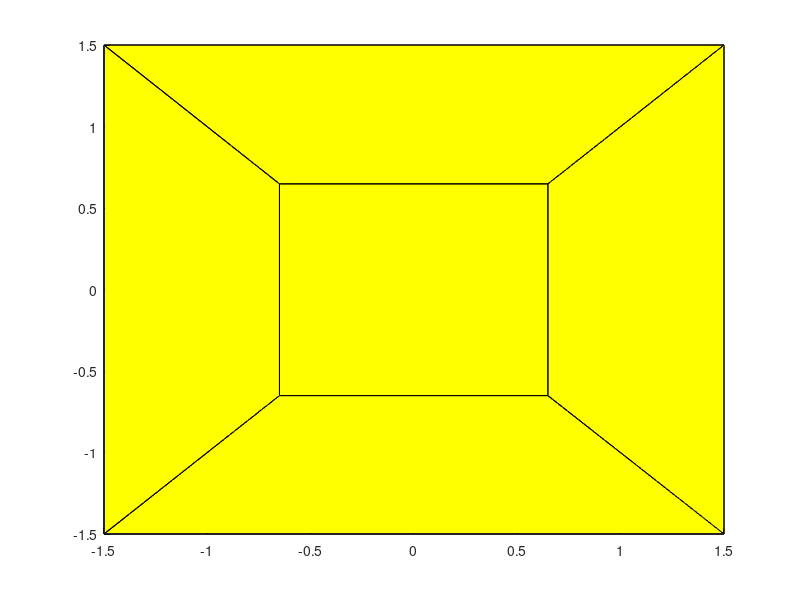

This figure's MATLAB source:
function [tronco, faces] = desenhar_tronco()
  
  % vértices do tronco
  vertices = [0 0 0;
              0 1 0;
              1 1 0;
              1 0 0;
              0.283 0.283 1;
              0.283 0.716 1;
              0.716 0.716 1;
              0.716 0.283 1];

  % faces do tronco
  faces = [1 2 3 4;
           1 5 6 2;
           2 6 7 3;
           3 7 8 4;
           4 8 5 1;
           5 6 7 8];
 
  % tamanho em cada coordenada   
  X = 3;
  Y = 3;
  Z = 2.5;
  
  % origem do tronco
  CX = -X/2;
  CY = -Y/2;
  CZ = 0;
  
  tronco = [vertices(:,1)*X+CX,vertices(:,2)*Y+CY,vertices(:,3)*Z+CZ];
  
  patch('Faces',faces,'Vertices',tronco,'FaceColor','y');
end